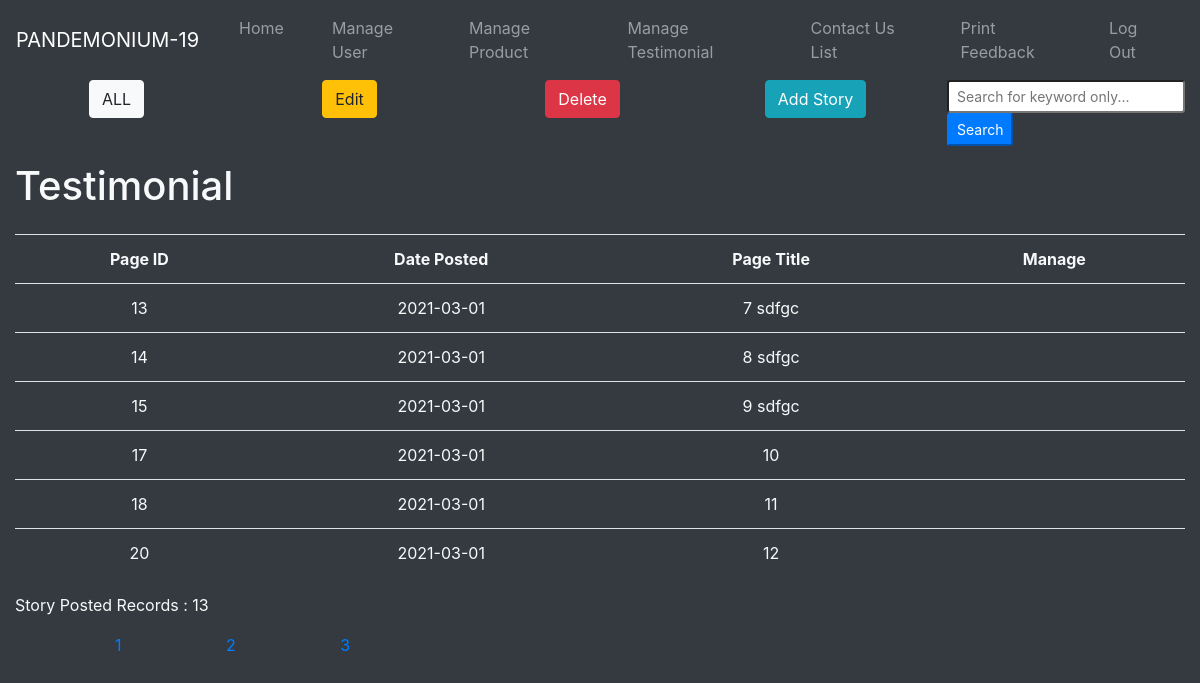
The app's page /admin/manage testimonial.php?page=2, older data.
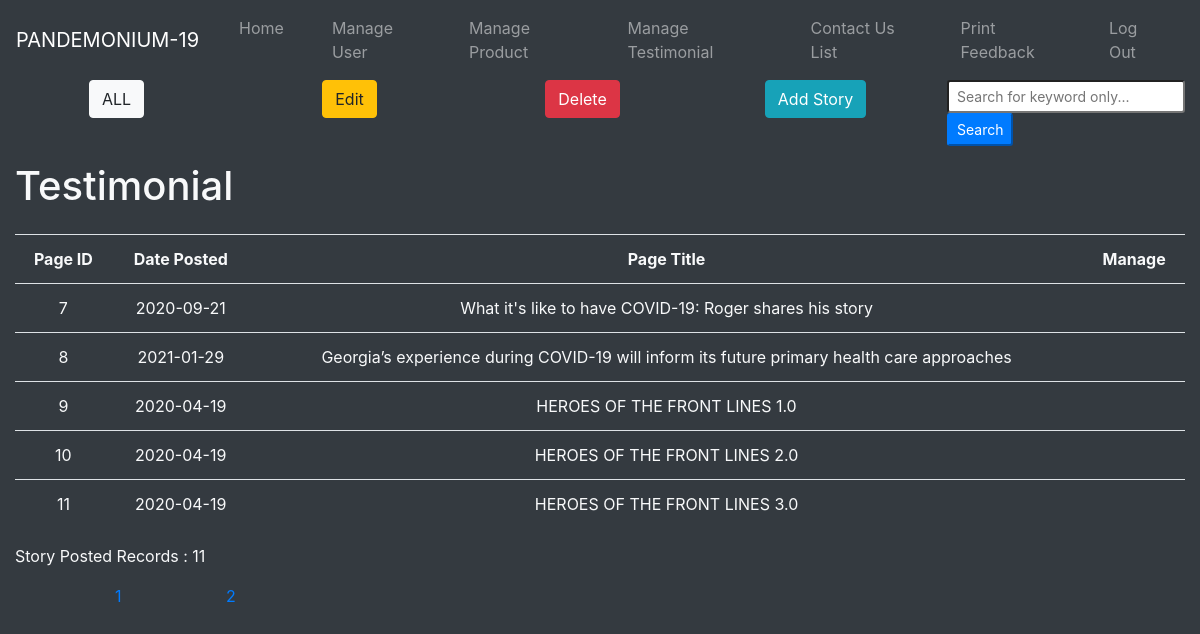
The same page, newer data.
### tables this page shows
CREATE TABLE `story` (
  `storyID` int(10) NOT NULL,
  `storyAuthor` varchar(50) NOT NULL,
  `storyDate` date NOT NULL,
  `storyTitle` varchar(100) NOT NULL,
  `storyBoard` longtext NOT NULL,
  `storyView` int(10) NOT NULL DEFAULT 0,
  `storyMedia` longblob DEFAULT NULL
);

### admin/manage testimonial.php (the view, shortened to what this page needs)
<!DOCTYPE html>
<html lang="en">
<head>
    <?php include("data_connection.php"); ?>
    <link rel="stylesheet" href="https://maxcdn.bootstrapcdn.com/bootstrap/4.0.0/css/bootstrap.min.css"
>
    <?php require("adminNav.php"); ?>
</head>
<body class="bg-dark text-light">
    <div class="container-fluid">
        <div class="row">
            <div class="col">
                <button class="btn btn-light mx-auto d-block" onclick="location.href = 'manage testimonial.php'">ALL</button>
            </div>
            <div class="col">
                <button class="btn btn-warning mx-auto d-block" onclick="location.href = 'manage testimonial_edit.php'">Edit</button>
            </div>
            <div class="col">
                <button class="btn btn-danger mx-auto d-block" onclick="location.href='manage testimonial_delete.php'">Delete</button>
            </div>
            <div class="col">
                <button class="btn btn-info mx-auto d-block" onclick="location.href = 'addStory.php'">Add Story</button>
            </div>
            <div class="col mx-auto d-block">
                <form name="search_testimonial" method="post">
                    <input type="search" class="form-control-sm" spellcheck="false" placeholder="Search for keyword only..." name="search" id="search_text">
                    <input class="btn-sm btn-primary" type="submit" value="Search">
                </form>
            </div>
        </div>
    <div class="row mr-2 my-3">
            <div class="col">
                <h1>Testimonial</h1>
            </div>
        </div>
        <div id="testitable">
        <table class="table">
            <tr>
                <th scope="col" class="text-center">Page ID</th>
                <th scope="col" class="text-center">Date  Posted</th>
                <th scope="col" class="text-center">Page Title</th>
                <th scope="col" class="text-center">Manage</th>
            </tr>
            <?php
            $per_page = 6;
            if (!isset($_GET["page"]))
            {
                $p = 1;
            }
            else
            {
                $p = $_GET["page"];
            }
            if (!isset($_POST['search']))
            {
                $query = "SELECT * FROM story";
                $result = mysqli_query($conn, $query) or die( mysqli_error($conn));;
                $number_of_result = mysqli_num_rows($result);
                $num_page = ceil($number_of_result/$per_page);
                if (!isset($_GET["page"]))
                {
                    $p = 1;
                }
                else
                {
                    $p = $_GET["page"];
                }
                $first_page_result = ($p - 1) * $per_page;
                $query = 'SELECT * FROM story LIMIT ' . $first_page_result . ',' . $per_page;
                $result = mysqli_query($conn, $query) or die( mysqli_error($conn));
                while($row = mysqli_fetch_array($result))
                {
                    $id = $row["storyID"];
                    $date = $row["storyDate"];
                    $title = $row["storyTitle"];
                    ?>
                    <tr>
                        <td class="text-center"><?php echo $id;?></td>
                        <td class="text-center"><?php echo $date;?></td>
                        <td class="text-center"><?php echo $title;?></td>
                        <td></td>
                    </tr>
                    <?php
                }
                ?>
        </table>
    </div>
    <p>Story Posted Records : <?php echo $number_of_result?></p>
    <?php
            for ($p = 1; $p <= $num_page; $p++)
            {
                echo '<a style="padding-left: 100px;" href="manage testimonial.php?page=' . $p . '">' . $p . '</a> ';
            }
        }
        ?>
</div>
</body>
</html>

Row changes from the older to the newer data that the page shows:
removed story: storyID "13", storyDate "2021-03-01", storyTitle "7 sdfgc"
removed story: storyID "14", storyDate "2021-03-01", storyTitle "8 sdfgc"
removed story: storyID "15", storyDate "2021-03-01", storyTitle "9 sdfgc"
removed story: storyID "17", storyDate "2021-03-01", storyTitle "10"
removed story: storyID "18", storyDate "2021-03-01", storyTitle "11"
removed story: storyID "20", storyDate "2021-03-01", storyTitle "12"
now on this page (row edited): story: storyID "7", storyDate "2020-09-21", storyTitle "What it's like to have COVID-19: Roger shares his story"
added story: storyID "8", storyDate "2021-01-29", storyTitle "Georgia’s experience during COVID-19 will inform its future primary health care approaches"
now on this page (row edited): story: storyID "9", storyDate "2020-04-19", storyTitle "HEROES OF THE FRONT LINES 1.0"
added story: storyID "10", storyDate "2020-04-19", storyTitle "HEROES OF THE FRONT LINES 2.0"
now on this page (row edited): story: storyID "11", storyDate "2020-04-19", storyTitle "HEROES OF THE FRONT LINES 3.0"
Text that changed along with them:
$number_of_result: "13" → "11"
list line gone: "3"
